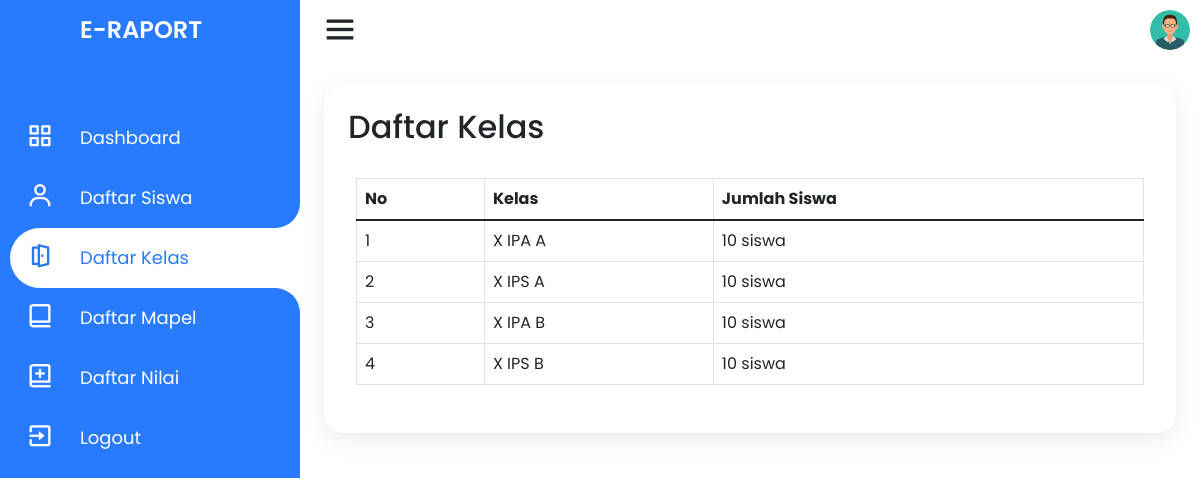
/guru/daftar-kelas.php (signed in), run on the app's committed database.
### tables this page shows
CREATE TABLE `kelas` (
  `id_kelas` int(11) NOT NULL,
  `nama_kelas` varchar(30) NOT NULL,
  `nip` varchar(11) DEFAULT NULL
);

### model/kelas.php (called while the page is built, shortened)
<?php
require_once dirname(__FILE__) . '/../connection.php';
class Kelas
{
    public function get_daftar_kelas($limit = 0, $offset = 0)
    {
        global $conn;
        $query_limit = $limit > 0 ? "LIMIT $limit" : "";
        $query_offset = $offset > 0 ? "OFFSET $offset" : "";
        $query = "SELECT * FROM kelas $query_limit $query_offset";
        $result = $conn->query($query);
        if ($result) {
            return $result;
        } else {
            return false;
        }
    }
}

### guru/daftar-kelas.php (the view, shortened to what this page needs)
<?php
require_once dirname(__FILE__) . '/../connection.php';
require_once dirname(__FILE__) . '/../model/kelas.php';
$login_as = $_SESSION['login_as'];
if (!isset($_GET['p'])) {
    $page_no = 1;
} else {
    $page_no = $_GET['p'];
}
$kelas = new Kelas();
$records_per_page = 10;
$offset = ($page_no - 1) * $records_per_page;
?>
<!DOCTYPE html>
<html lang="en" dir="ltr">
<head>
    <link rel="stylesheet" href="style.css">
    <link href='https://unpkg.com/boxicons@2.0.7/css/boxicons.min.css' rel='stylesheet'>
    <link href="https://cdn.jsdelivr.net/npm/bootstrap@5.1.3/dist/css/bootstrap.min.css" rel="stylesheet">
    <link rel="stylesheet" href="../assets/css/style.css">
</head>
<body>
    <div class="container">
        <div class="navigation">
            <ul>
                <li>
                    <a href="#">
                        <span class="icon"></span>
                        <h1 class="title">E-Raport</h1>
                    </a>
                </li>
                <li>
                    <a href="index">
                        <span class="icon"><i class='bx bx-grid-alt'></i></span>
                        <span class="title">Dashboard</span>
                    </a>
                </li>
                <li>
                    <a href="daftar-siswa">
                        <span class="icon"><i class='bx bx-user'></i></span>
                        <span class="title">Daftar Siswa</span>
                    </a>
                </li>
                <li class="hovered">
                    <a href="daftar-kelas">
                        <span class="icon"><i class='bx bx-door-open'></i></span>
                        <span class="title">Daftar Kelas</span>
                    </a>
                </li>
                <li>
                    <a href="daftar-mapel">
                        <span class="icon"><i class='bx bx-book-alt'></i></span>
                        <span class="title">Daftar Mapel</span>
                    </a>
                </li>
                <li>
                    <a href="daftar-nilai">
                        <span class="icon"><i class='bx bx-book-add'></i></span>
                        <span class="title">Daftar Nilai</span>
                    </a>
                </li>
                <li>
                    <a href="../logout">
                        <span class="icon"><i class='bx bx-exit'></i></span>
                        <span class="title">Logout</span>
                    </a>
                </li>
            </ul>
        </div>
    </div>
    <div class="main">
        <div class="topbar">
            <div class="toggle">
                <i class='bx bx-menu'></i>
            </div>
            <div class="user">
                <?php
                if ($login_as == "siswa") {
                    $pp = "../assets/img/pp/std.png";
                } elseif ($login_as == "guru") {
                    $pp = "../assets/img/pp/guru.png";
                } elseif ($login_as == "admin") {
                    $pp = "../assets/img/pp/admin.png";
                }
                ?>
                <img src="<?php echo $pp; ?>" alt="user">
            </div>
        </div>
        <div class="konten">
            <h2 class="konten_title">
                Daftar Kelas
            </h2>
            <div class="konten_isi table-responsive">
                <table class="table table-bordered">
                    <thead>
                        <tr>
                            <th>No</th>
                            <th>Kelas</th>
                            <th>Jumlah Siswa</th>
                        </tr>
                    </thead>
                    <tbody>
                        <?php
                        $result_kelas = $kelas->get_daftar_kelas($records_per_page, $offset);
                        if ($result_kelas && $result_kelas->num_rows > 0) {
                            $no = 1;
                            while ($row = $result_kelas->fetch_assoc()) {
                                $id_kls = $row['id_kelas'];
                                $result_jml = $conn->query("SELECT COUNT(*) AS total_siswa FROM siswa WHERE id_kelas = $id_kls");
                                $jml = $result_jml->fetch_assoc();
                                echo "
                                <tr>
                                    <td>$no</td>
                                    <td>${row['nama_kelas']}</td>
                                    <td>${jml['total_siswa']} siswa</td>
                                </tr>
                                ";
                                $no++;
                            }
                        }
                        ?>
                    </tbody>
                </table>
            </div>
        </div>
</body>
</html>

### assets/css/style.css (style rules this page uses)
* { margin: 0; padding: 0; box-sizing: border-box; font-family: 'Poppins', sans-serif; }
dl, ol, ul { padding: 0; margin: 0; }
:root { --blue: #287bff; --white: #fff; --grey: #f5f5f5; --black1: #222; --black2: #999; --pad-sm: 8px; --pad-md: 16px; --pad-lg: 24px; --pad-xl: 32px; --pad-xxl: 64px; }
body { min-height: 100vh; overflow-x: hidden; }
.container { position: relative; width: 100%; max-width: none; }
.navigation { left: 0; position: fixed; width: 300px; height: 100%; background: var(--blue); border-left: 10px solid var(--blue); transition: .5s; overflow: hidden; padding: 0; margin: 0; }
.navigation ul { position: absolute; top: 0; left: 0; width: 100%; }
.navigation ul li { position: relative; width: 100%; list-style: none; border-top-left-radius: 30px; border-bottom-left-radius: 30px; }
.navigation ul li:hover, .navigation ul li.hovered { background: var(--white); }
.navigation ul li:nth-child(1) { margin-bottom: 40px; pointer-events: none; }
.navigation ul li a { position: relative; display: block; width: 100%; display: flex; text-decoration: none; color: var(--white); }
.navigation ul li:hover a, .navigation ul li.hovered a { color: var(--blue); }
.navigation ul li a .icon { position: relative; display: block; min-width: 60px; height: 60px; line-height: 70px; text-align: center; }
.navigation ul li a .icon .bx { font-size: 1.75em; }
.navigation ul li a .title { position: relative; display: block; padding: 0 10px; height: 60px; line-height: 60px; text-align: start; white-space: nowrap; font-size: 18px; }
.navigation ul li h1 { text-transform: uppercase; font-weight: 600; font-size: 24px !important; }
.navigation ul li:hover a::before, .navigation ul li.hovered a::before { content: ''; position: absolute; right: 0; top: -50px; width: 50px; height: 50px; border-radius: 50%; box-shadow: 35px 35px 0 10px var(--white); pointer-events: none; }
.navigation ul li:hover a::after, .navigation ul li.hovered a::after { content: ''; position: absolute; right: 0; bottom: -50px; width: 50px; height: 50px; border-radius: 50%; box-shadow: 35px -35px 0 10px var(--white); pointer-events: none; }
.main { position: absolute; width: calc(100% - 300px); left: 300px; min-height: 100vh; background: var(--white); transition: .5s; }
.topbar { width: 100%; height: 60px; display: flex; justify-content: space-between; align-items: center; padding: 0 10px; }
.toggle { position: relative; width: 60px; height: 60px; display: flex; justify-content: center; align-items: center; font-size: 2.5em; cursor: pointer; }
.user { position: relative; width: 40px; height: 40px; border-radius: 50%; overflow: hidden; cursor: pointer; }
.user img { position: absolute; top: 0; left: 0; width: 100%; height: auto; object-fit: cover; }
.konten { display: block; padding: var(--pad-lg); margin: var(--pad-lg); position: relative; background: var(--white); border-radius: 20px; box-shadow: 0 7px 25px rgba(0, 0, 0, 0.08); border: none; overflow: hidden; }
.konten .konten_isi { overflow: hidden; padding: var(--pad-sm); }
.konten .konten_title, .konten .konten_isi .konten_pengaturan, .konten .konten_isi .konten_table, .konten .konten_isi .konten_nav { margin-bottom: var(--pad-lg); }

### guru/daftar-kelas.php (style rules this page uses)
.navigation { transform: translateX(-100%); animation: slideIn 0.8s forwards; }
.konten { opacity: 0; animation: fadeIn 1s 0.8s forwards; }
.navigation ul li a { transition: background-color 0.3s, padding-left 0.3s; }

### data on the page
kelas: nama_kelas "X IPA A", total_siswa "10"
kelas: nama_kelas "X IPS A", total_siswa "10"
kelas: nama_kelas "X IPA B", total_siswa "10"
kelas: nama_kelas "X IPS B", total_siswa "10"
